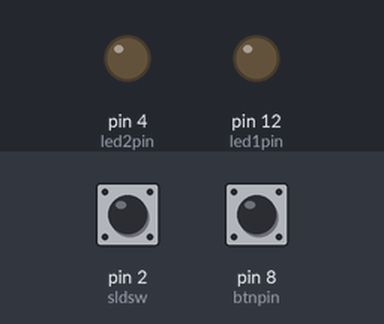
This sketch was run on a simulated Arduino Uno, built with avr-gcc and run on an emulated ATmega328P. On the bench: output pins drawn as LEDs (lit = HIGH). Dashed ring = blinking. The test bench sets the inputs (shaded band); at power-on: pin 2 (sldsw) LOW, pin 8 (btnpin) LOW.

Above: at 1.2 s.
1.3 s: pin 2 (sldsw) pulled HIGH for 3.2 s
At 2.2 s:
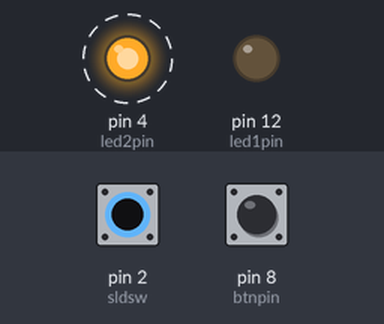
6.8 s: pin 8 (btnpin) pulled HIGH for 0.15 s
At 6.87 s:
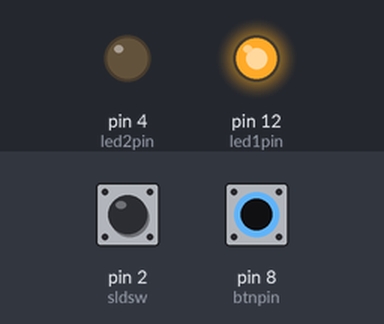
8.4 s: pin 8 (btnpin) pulled HIGH for 3.2 s
At 12.4 s:
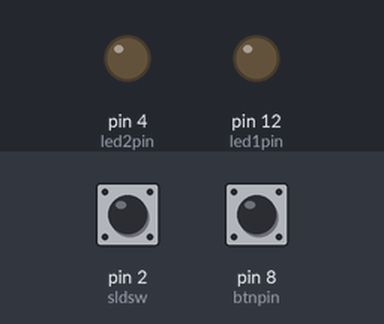
Timing chart, 0 to 13.9 s (numbered marks = the images above; inputs shaded):
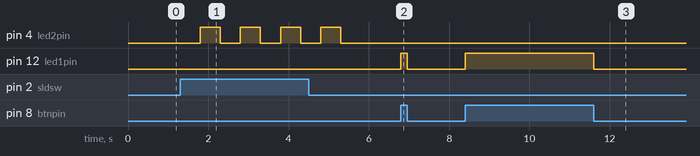

Measured:
- after the input at 1.3 s, pin 4 (led2pin): alternates HIGH for 0.50 s and LOW for 0.50 s, 8 changes in all, then stays LOW, starting after 0.50 s
- after the input at 6.8 s, pin 12 (led1pin): LOW → HIGH at once, → LOW 0.15 s later
- after the input at 8.4 s, pin 12 (led1pin): LOW → HIGH at once, → LOW 3.2 s later

The sketch:

digital_io_Lab2.ino
```cpp
// Digital I/O
// input is a button, output is an LED
// declare variables, anything global
int btnpin= 8;
int led1pin= 12;
int sldsw= 2;
int led2pin= 4;

void setup() {
  // put your setup code here, to run once:
// declare inputs and outputs
pinMode (btnpin, INPUT);
pinMode (led1pin, OUTPUT);
pinMode (sldsw, INPUT);
pinMode (led2pin, OUTPUT);

}

void loop() {
//check if button is pressed
if (digitalRead (btnpin)==1){
  digitalWrite (led1pin,HIGH);
}
else {digitalWrite (led1pin, LOW);
  }

  //check if switch is closed, if closed slow blink LED
 while (digitalRead (sldsw)== HIGH) {
  delay(500);
  digitalWrite (led2pin,HIGH);
  delay(500);
  digitalWrite (led2pin,LOW);
  }
}
```
